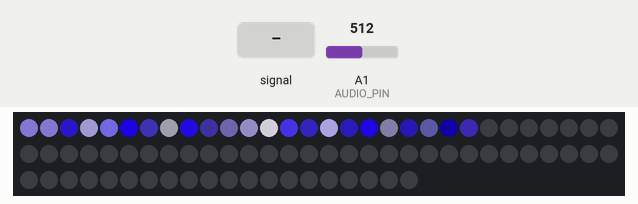
Recording of a sketch running on a simulated Arduino Uno, built with avr-gcc and run on an emulated ATmega328P. Parts: 80 RGB LEDs in strip order, left to right, continuing on the next row. The test bench sets the inputs (shaded band); at power-on: A1 (AUDIO_PIN) = 512. Dim RGB values are drawn brighter than linear; random numbers use the default seed unless the sketch sets one.

Above: at 1.2 s.
1.3 s: A1 (AUDIO_PIN) fed a 1000 Hz sine of ±255 counts around its level
At 1.75 s:
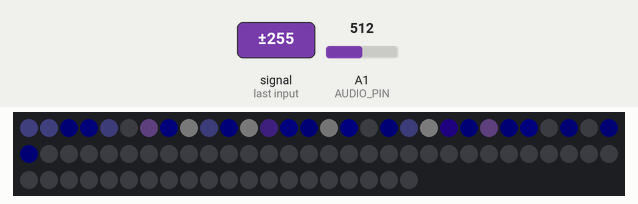
3.7 s: A1 (AUDIO_PIN) set to 0
At 4.9 s:
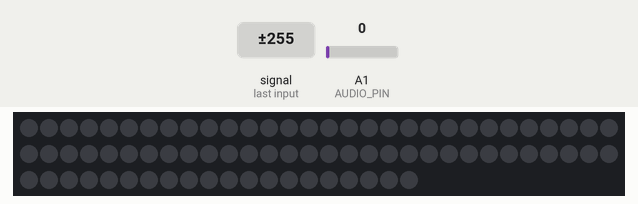
5.2 s: A1 (AUDIO_PIN) set to 122
At 6.0 s:
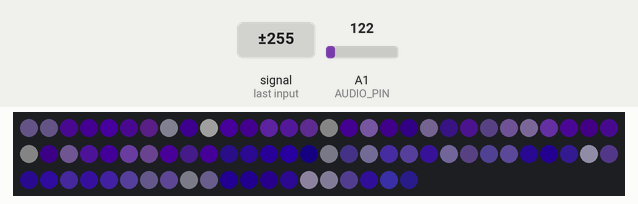
6.8 s: A1 (AUDIO_PIN) fed a 200 Hz sine of ±81 counts around its level
At 6.9 s:
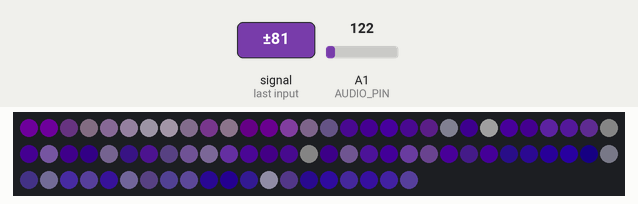
9.8 s: A1 (AUDIO_PIN) set to 306
At 10.3 s:
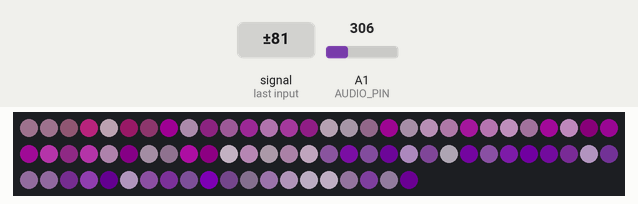
11.6 s: A1 (AUDIO_PIN) fed a 50 Hz sine of ±306 counts around its level
At 11.71 s:
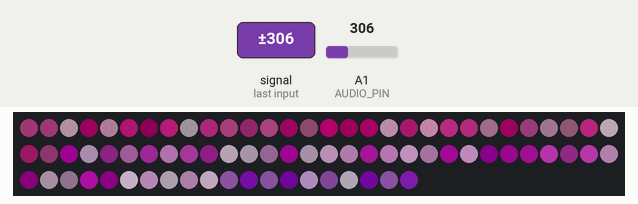

The sketch:

cold_colors.ino
```cpp
#include <FastLED.h>

#define LED_PIN 2
#define NUM_LEDS 80

#define AUDIO_PIN A1

CRGB leds[NUM_LEDS];

uint8_t hue = 160;

ISR(TIMER1_COMPA_vect) {
  //Serial.println("here");
  hue += 10;
}

void configure_timer() {
  TCCR1A = 0;
  TCCR1B = 0;
  TCNT1 = 0;
  OCR1A = 31250;            // compare match register 16MHz/256/2Hz-1
  TCCR1B |= (1 << WGM12);   // CTC mode
  TCCR1B |= (1 << CS12);    // 256 prescaler
  TCCR1B |= (1 << CS10);
}

void init_timer() {
  TIMSK1 |= (1 << OCIE1A);  // enable timer compare interrupt
}

void setup() {
  FastLED.addLeds<WS2812, LED_PIN, GRB>(leds, NUM_LEDS);
  FastLED.setMaxPowerInVoltsAndMilliamps(5, 500);
  FastLED.setBrightness(25);
  FastLED.setCorrection(TypicalPixelString);

  // configure A1 as input pin and enable adc -> lab4
  ADMUX = 0;
  /* ADC1 - channel 1 */
  ADMUX |= (1 << MUX0);
  /* AVCC with external capacitor at AREF pin */
  ADMUX |= (1 << REFS0);

  ADCSRA = 0;
  /* set prescaler at 128 */
  ADCSRA |= (7 << ADPS0);
  /* enable ADC */
  ADCSRA |= (1 << ADEN);

  // configure timer and intrerrupt every 2 seconds
  cli();
  configure_timer();
  init_timer();
  sei();

  Serial.begin(9600);
}

void loop() {
  ADCSRA |= (1 << ADSC);
  /* wait until conversion is complete */
  while (!(ADCSRA & (1 << ADIF)));
  uint16_t result = ADC * 2;

  uint8_t brightness = map(result, 0, 1023, 0, 200);
  //Serial.println(brightness);
  FastLED.setBrightness(brightness);

  //Serial.println(result);

  EVERY_N_MILLISECONDS(50) {

    leds[0] = CHSV(hue, random8(), random8(100, 255));

    for (int i = NUM_LEDS - 1; i > 0; i--) {
      leds[i] = leds[i - 1];
    }
  }

  FastLED.show();
}
```

Measured:
- after the input at 5.2 s, the LEDs: first change at once (image 3 shows a later state)
